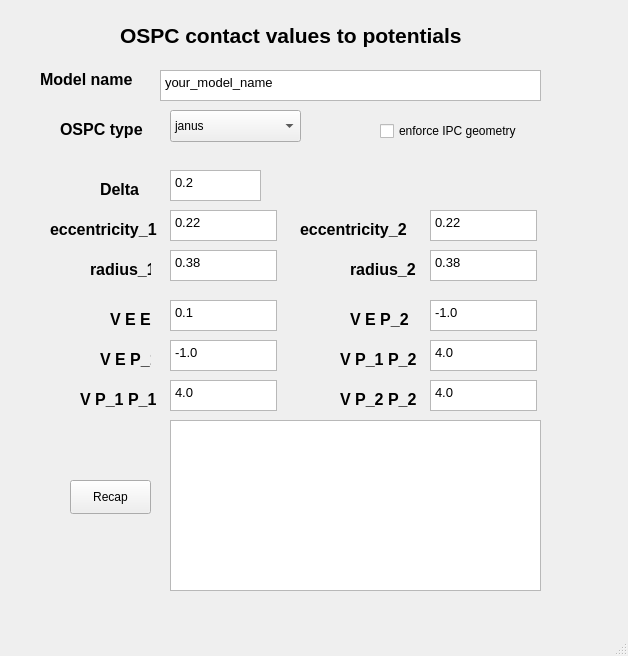
<?xml version="1.0" encoding="UTF-8"?>
<ui version="4.0">
 <class>MainWindow</class>
 <widget class="QMainWindow" name="MainWindow">
  <property name="geometry">
   <rect>
    <x>0</x>
    <y>0</y>
    <width>628</width>
    <height>656</height>
   </rect>
  </property>
  <property name="windowTitle">
   <string>OSPC GUI from contact values to potentials</string>
  </property>
  <widget class="QWidget" name="centralwidget">
   <widget class="QLabel" name="title_label">
    <property name="geometry">
     <rect>
      <x>120</x>
      <y>20</y>
      <width>401</width>
      <height>31</height>
     </rect>
    </property>
    <property name="font">
     <font>
      <pointsize>16</pointsize>
      <weight>75</weight>
      <bold>true</bold>
     </font>
    </property>
    <property name="text">
     <string>OSPC contact values to potentials</string>
    </property>
   </widget>
   <widget class="QLabel" name="model_tag">
    <property name="geometry">
     <rect>
      <x>40</x>
      <y>70</y>
      <width>121</width>
      <height>19</height>
     </rect>
    </property>
    <property name="font">
     <font>
      <pointsize>12</pointsize>
      <weight>75</weight>
      <bold>true</bold>
     </font>
    </property>
    <property name="text">
     <string>Model name</string>
    </property>
   </widget>
   <widget class="QTextEdit" name="model_box">
    <property name="geometry">
     <rect>
      <x>160</x>
      <y>70</y>
      <width>381</width>
      <height>31</height>
     </rect>
    </property>
    <property name="html">
     <string>&lt;!DOCTYPE HTML PUBLIC &quot;-//W3C//DTD HTML 4.0//EN&quot; &quot;http://www.w3.org/TR/REC-html40/strict.dtd&quot;&gt;
&lt;html&gt;&lt;head&gt;&lt;meta name=&quot;qrichtext&quot; content=&quot;1&quot; /&gt;&lt;style type=&quot;text/css&quot;&gt;
p, li { white-space: pre-wrap; }
&lt;/style&gt;&lt;/head&gt;&lt;body style=&quot; font-family:'Noto Sans'; font-size:10pt; font-weight:400; font-style:normal;&quot;&gt;
&lt;p style=&quot; margin-top:0px; margin-bottom:0px; margin-left:0px; margin-right:0px; -qt-block-indent:0; text-indent:0px;&quot;&gt;your_model_name&lt;/p&gt;&lt;/body&gt;&lt;/html&gt;</string>
    </property>
   </widget>
   <widget class="QLabel" name="delta_tag">
    <property name="geometry">
     <rect>
      <x>100</x>
      <y>180</y>
      <width>51</width>
      <height>19</height>
     </rect>
    </property>
    <property name="font">
     <font>
      <pointsize>12</pointsize>
      <weight>75</weight>
      <bold>true</bold>
     </font>
    </property>
    <property name="text">
     <string>Delta</string>
    </property>
   </widget>
   <widget class="QTextEdit" name="delta_box">
    <property name="geometry">
     <rect>
      <x>170</x>
      <y>170</y>
      <width>91</width>
      <height>31</height>
     </rect>
    </property>
    <property name="html">
     <string>&lt;!DOCTYPE HTML PUBLIC &quot;-//W3C//DTD HTML 4.0//EN&quot; &quot;http://www.w3.org/TR/REC-html40/strict.dtd&quot;&gt;
&lt;html&gt;&lt;head&gt;&lt;meta name=&quot;qrichtext&quot; content=&quot;1&quot; /&gt;&lt;style type=&quot;text/css&quot;&gt;
p, li { white-space: pre-wrap; }
&lt;/style&gt;&lt;/head&gt;&lt;body style=&quot; font-family:'Noto Sans'; font-size:10pt; font-weight:400; font-style:normal;&quot;&gt;
&lt;p style=&quot; margin-top:0px; margin-bottom:0px; margin-left:0px; margin-right:0px; -qt-block-indent:0; text-indent:0px;&quot;&gt;0.2&lt;/p&gt;&lt;/body&gt;&lt;/html&gt;</string>
    </property>
   </widget>
   <widget class="QLabel" name="ecc1_tag">
    <property name="geometry">
     <rect>
      <x>50</x>
      <y>220</y>
      <width>121</width>
      <height>19</height>
     </rect>
    </property>
    <property name="font">
     <font>
      <pointsize>12</pointsize>
      <weight>75</weight>
      <bold>true</bold>
     </font>
    </property>
    <property name="text">
     <string>eccentricity_1</string>
    </property>
   </widget>
   <widget class="QLabel" name="ecc2_tag">
    <property name="geometry">
     <rect>
      <x>300</x>
      <y>220</y>
      <width>121</width>
      <height>19</height>
     </rect>
    </property>
    <property name="font">
     <font>
      <pointsize>12</pointsize>
      <weight>75</weight>
      <bold>true</bold>
     </font>
    </property>
    <property name="text">
     <string>eccentricity_2</string>
    </property>
   </widget>
   <widget class="QLabel" name="rad1_tag">
    <property name="geometry">
     <rect>
      <x>90</x>
      <y>260</y>
      <width>61</width>
      <height>19</height>
     </rect>
    </property>
    <property name="font">
     <font>
      <pointsize>12</pointsize>
      <weight>75</weight>
      <bold>true</bold>
     </font>
    </property>
    <property name="text">
     <string>radius_1</string>
    </property>
   </widget>
   <widget class="QLabel" name="rad2_tag">
    <property name="geometry">
     <rect>
      <x>350</x>
      <y>260</y>
      <width>71</width>
      <height>19</height>
     </rect>
    </property>
    <property name="font">
     <font>
      <pointsize>12</pointsize>
      <weight>75</weight>
      <bold>true</bold>
     </font>
    </property>
    <property name="text">
     <string>radius_2</string>
    </property>
   </widget>
   <widget class="QTextEdit" name="ecc1_box">
    <property name="geometry">
     <rect>
      <x>170</x>
      <y>210</y>
      <width>107</width>
      <height>31</height>
     </rect>
    </property>
    <property name="html">
     <string>&lt;!DOCTYPE HTML PUBLIC &quot;-//W3C//DTD HTML 4.0//EN&quot; &quot;http://www.w3.org/TR/REC-html40/strict.dtd&quot;&gt;
&lt;html&gt;&lt;head&gt;&lt;meta name=&quot;qrichtext&quot; content=&quot;1&quot; /&gt;&lt;style type=&quot;text/css&quot;&gt;
p, li { white-space: pre-wrap; }
&lt;/style&gt;&lt;/head&gt;&lt;body style=&quot; font-family:'Noto Sans'; font-size:10pt; font-weight:400; font-style:normal;&quot;&gt;
&lt;p style=&quot; margin-top:0px; margin-bottom:0px; margin-left:0px; margin-right:0px; -qt-block-indent:0; text-indent:0px;&quot;&gt;0.22&lt;/p&gt;&lt;/body&gt;&lt;/html&gt;</string>
    </property>
   </widget>
   <widget class="QTextEdit" name="ecc2_box">
    <property name="geometry">
     <rect>
      <x>430</x>
      <y>250</y>
      <width>107</width>
      <height>31</height>
     </rect>
    </property>
    <property name="html">
     <string>&lt;!DOCTYPE HTML PUBLIC &quot;-//W3C//DTD HTML 4.0//EN&quot; &quot;http://www.w3.org/TR/REC-html40/strict.dtd&quot;&gt;
&lt;html&gt;&lt;head&gt;&lt;meta name=&quot;qrichtext&quot; content=&quot;1&quot; /&gt;&lt;style type=&quot;text/css&quot;&gt;
p, li { white-space: pre-wrap; }
&lt;/style&gt;&lt;/head&gt;&lt;body style=&quot; font-family:'Noto Sans'; font-size:10pt; font-weight:400; font-style:normal;&quot;&gt;
&lt;p style=&quot; margin-top:0px; margin-bottom:0px; margin-left:0px; margin-right:0px; -qt-block-indent:0; text-indent:0px;&quot;&gt;0.38&lt;/p&gt;&lt;/body&gt;&lt;/html&gt;</string>
    </property>
   </widget>
   <widget class="QTextEdit" name="rad1_box">
    <property name="geometry">
     <rect>
      <x>170</x>
      <y>250</y>
      <width>107</width>
      <height>31</height>
     </rect>
    </property>
    <property name="html">
     <string>&lt;!DOCTYPE HTML PUBLIC &quot;-//W3C//DTD HTML 4.0//EN&quot; &quot;http://www.w3.org/TR/REC-html40/strict.dtd&quot;&gt;
&lt;html&gt;&lt;head&gt;&lt;meta name=&quot;qrichtext&quot; content=&quot;1&quot; /&gt;&lt;style type=&quot;text/css&quot;&gt;
p, li { white-space: pre-wrap; }
&lt;/style&gt;&lt;/head&gt;&lt;body style=&quot; font-family:'Noto Sans'; font-size:10pt; font-weight:400; font-style:normal;&quot;&gt;
&lt;p style=&quot; margin-top:0px; margin-bottom:0px; margin-left:0px; margin-right:0px; -qt-block-indent:0; text-indent:0px;&quot;&gt;0.38&lt;/p&gt;&lt;/body&gt;&lt;/html&gt;</string>
    </property>
   </widget>
   <widget class="QTextEdit" name="rad2_box">
    <property name="geometry">
     <rect>
      <x>430</x>
      <y>210</y>
      <width>107</width>
      <height>31</height>
     </rect>
    </property>
    <property name="html">
     <string>&lt;!DOCTYPE HTML PUBLIC &quot;-//W3C//DTD HTML 4.0//EN&quot; &quot;http://www.w3.org/TR/REC-html40/strict.dtd&quot;&gt;
&lt;html&gt;&lt;head&gt;&lt;meta name=&quot;qrichtext&quot; content=&quot;1&quot; /&gt;&lt;style type=&quot;text/css&quot;&gt;
p, li { white-space: pre-wrap; }
&lt;/style&gt;&lt;/head&gt;&lt;body style=&quot; font-family:'Noto Sans'; font-size:10pt; font-weight:400; font-style:normal;&quot;&gt;
&lt;p style=&quot; margin-top:0px; margin-bottom:0px; margin-left:0px; margin-right:0px; -qt-block-indent:0; text-indent:0px;&quot;&gt;0.22&lt;/p&gt;&lt;/body&gt;&lt;/html&gt;</string>
    </property>
   </widget>
   <widget class="QLabel" name="vee_tag">
    <property name="geometry">
     <rect>
      <x>110</x>
      <y>310</y>
      <width>51</width>
      <height>19</height>
     </rect>
    </property>
    <property name="font">
     <font>
      <pointsize>12</pointsize>
      <weight>75</weight>
      <bold>true</bold>
     </font>
    </property>
    <property name="text">
     <string>V E E</string>
    </property>
   </widget>
   <widget class="QLabel" name="vep1_tag">
    <property name="geometry">
     <rect>
      <x>100</x>
      <y>350</y>
      <width>51</width>
      <height>19</height>
     </rect>
    </property>
    <property name="font">
     <font>
      <pointsize>12</pointsize>
      <weight>75</weight>
      <bold>true</bold>
     </font>
    </property>
    <property name="text">
     <string>V E P_1</string>
    </property>
   </widget>
   <widget class="QLabel" name="vp1p1_tag">
    <property name="geometry">
     <rect>
      <x>80</x>
      <y>390</y>
      <width>91</width>
      <height>19</height>
     </rect>
    </property>
    <property name="font">
     <font>
      <pointsize>12</pointsize>
      <weight>75</weight>
      <bold>true</bold>
     </font>
    </property>
    <property name="text">
     <string>V P_1 P_1</string>
    </property>
   </widget>
   <widget class="QLabel" name="vp1p2_tag">
    <property name="geometry">
     <rect>
      <x>340</x>
      <y>350</y>
      <width>91</width>
      <height>19</height>
     </rect>
    </property>
    <property name="font">
     <font>
      <pointsize>12</pointsize>
      <weight>75</weight>
      <bold>true</bold>
     </font>
    </property>
    <property name="text">
     <string>V P_1 P_2</string>
    </property>
   </widget>
   <widget class="QLabel" name="vp2p2_tag">
    <property name="geometry">
     <rect>
      <x>340</x>
      <y>390</y>
      <width>91</width>
      <height>19</height>
     </rect>
    </property>
    <property name="font">
     <font>
      <pointsize>12</pointsize>
      <weight>75</weight>
      <bold>true</bold>
     </font>
    </property>
    <property name="text">
     <string>V P_2 P_2</string>
    </property>
   </widget>
   <widget class="QLabel" name="vep2_tag">
    <property name="geometry">
     <rect>
      <x>350</x>
      <y>310</y>
      <width>71</width>
      <height>19</height>
     </rect>
    </property>
    <property name="font">
     <font>
      <pointsize>12</pointsize>
      <weight>75</weight>
      <bold>true</bold>
     </font>
    </property>
    <property name="text">
     <string>V E P_2</string>
    </property>
   </widget>
   <widget class="QTextEdit" name="vee_box">
    <property name="geometry">
     <rect>
      <x>170</x>
      <y>300</y>
      <width>107</width>
      <height>31</height>
     </rect>
    </property>
    <property name="html">
     <string>&lt;!DOCTYPE HTML PUBLIC &quot;-//W3C//DTD HTML 4.0//EN&quot; &quot;http://www.w3.org/TR/REC-html40/strict.dtd&quot;&gt;
&lt;html&gt;&lt;head&gt;&lt;meta name=&quot;qrichtext&quot; content=&quot;1&quot; /&gt;&lt;style type=&quot;text/css&quot;&gt;
p, li { white-space: pre-wrap; }
&lt;/style&gt;&lt;/head&gt;&lt;body style=&quot; font-family:'Noto Sans'; font-size:10pt; font-weight:400; font-style:normal;&quot;&gt;
&lt;p style=&quot; margin-top:0px; margin-bottom:0px; margin-left:0px; margin-right:0px; -qt-block-indent:0; text-indent:0px;&quot;&gt;0.1&lt;/p&gt;&lt;/body&gt;&lt;/html&gt;</string>
    </property>
   </widget>
   <widget class="QTextEdit" name="vep1_box">
    <property name="geometry">
     <rect>
      <x>170</x>
      <y>340</y>
      <width>107</width>
      <height>31</height>
     </rect>
    </property>
    <property name="html">
     <string>&lt;!DOCTYPE HTML PUBLIC &quot;-//W3C//DTD HTML 4.0//EN&quot; &quot;http://www.w3.org/TR/REC-html40/strict.dtd&quot;&gt;
&lt;html&gt;&lt;head&gt;&lt;meta name=&quot;qrichtext&quot; content=&quot;1&quot; /&gt;&lt;style type=&quot;text/css&quot;&gt;
p, li { white-space: pre-wrap; }
&lt;/style&gt;&lt;/head&gt;&lt;body style=&quot; font-family:'Noto Sans'; font-size:10pt; font-weight:400; font-style:normal;&quot;&gt;
&lt;p style=&quot; margin-top:0px; margin-bottom:0px; margin-left:0px; margin-right:0px; -qt-block-indent:0; text-indent:0px;&quot;&gt;-1.0&lt;/p&gt;&lt;/body&gt;&lt;/html&gt;</string>
    </property>
   </widget>
   <widget class="QTextEdit" name="vp1p1_box">
    <property name="geometry">
     <rect>
      <x>170</x>
      <y>380</y>
      <width>107</width>
      <height>31</height>
     </rect>
    </property>
    <property name="html">
     <string>&lt;!DOCTYPE HTML PUBLIC &quot;-//W3C//DTD HTML 4.0//EN&quot; &quot;http://www.w3.org/TR/REC-html40/strict.dtd&quot;&gt;
&lt;html&gt;&lt;head&gt;&lt;meta name=&quot;qrichtext&quot; content=&quot;1&quot; /&gt;&lt;style type=&quot;text/css&quot;&gt;
p, li { white-space: pre-wrap; }
&lt;/style&gt;&lt;/head&gt;&lt;body style=&quot; font-family:'Noto Sans'; font-size:10pt; font-weight:400; font-style:normal;&quot;&gt;
&lt;p style=&quot; margin-top:0px; margin-bottom:0px; margin-left:0px; margin-right:0px; -qt-block-indent:0; text-indent:0px;&quot;&gt;4.0&lt;/p&gt;&lt;/body&gt;&lt;/html&gt;</string>
    </property>
   </widget>
   <widget class="QTextEdit" name="vep2_box">
    <property name="geometry">
     <rect>
      <x>430</x>
      <y>300</y>
      <width>107</width>
      <height>31</height>
     </rect>
    </property>
    <property name="html">
     <string>&lt;!DOCTYPE HTML PUBLIC &quot;-//W3C//DTD HTML 4.0//EN&quot; &quot;http://www.w3.org/TR/REC-html40/strict.dtd&quot;&gt;
&lt;html&gt;&lt;head&gt;&lt;meta name=&quot;qrichtext&quot; content=&quot;1&quot; /&gt;&lt;style type=&quot;text/css&quot;&gt;
p, li { white-space: pre-wrap; }
&lt;/style&gt;&lt;/head&gt;&lt;body style=&quot; font-family:'Noto Sans'; font-size:10pt; font-weight:400; font-style:normal;&quot;&gt;
&lt;p style=&quot; margin-top:0px; margin-bottom:0px; margin-left:0px; margin-right:0px; -qt-block-indent:0; text-indent:0px;&quot;&gt;-1.0&lt;/p&gt;&lt;/body&gt;&lt;/html&gt;</string>
    </property>
   </widget>
   <widget class="QTextEdit" name="vp1p2_box">
    <property name="geometry">
     <rect>
      <x>430</x>
      <y>340</y>
      <width>107</width>
      <height>31</height>
     </rect>
    </property>
    <property name="html">
     <string>&lt;!DOCTYPE HTML PUBLIC &quot;-//W3C//DTD HTML 4.0//EN&quot; &quot;http://www.w3.org/TR/REC-html40/strict.dtd&quot;&gt;
&lt;html&gt;&lt;head&gt;&lt;meta name=&quot;qrichtext&quot; content=&quot;1&quot; /&gt;&lt;style type=&quot;text/css&quot;&gt;
p, li { white-space: pre-wrap; }
&lt;/style&gt;&lt;/head&gt;&lt;body style=&quot; font-family:'Noto Sans'; font-size:10pt; font-weight:400; font-style:normal;&quot;&gt;
&lt;p style=&quot; margin-top:0px; margin-bottom:0px; margin-left:0px; margin-right:0px; -qt-block-indent:0; text-indent:0px;&quot;&gt;4.0&lt;/p&gt;&lt;/body&gt;&lt;/html&gt;</string>
    </property>
   </widget>
   <widget class="QTextEdit" name="vp2p2_box">
    <property name="geometry">
     <rect>
      <x>430</x>
      <y>380</y>
      <width>107</width>
      <height>31</height>
     </rect>
    </property>
    <property name="html">
     <string>&lt;!DOCTYPE HTML PUBLIC &quot;-//W3C//DTD HTML 4.0//EN&quot; &quot;http://www.w3.org/TR/REC-html40/strict.dtd&quot;&gt;
&lt;html&gt;&lt;head&gt;&lt;meta name=&quot;qrichtext&quot; content=&quot;1&quot; /&gt;&lt;style type=&quot;text/css&quot;&gt;
p, li { white-space: pre-wrap; }
&lt;/style&gt;&lt;/head&gt;&lt;body style=&quot; font-family:'Noto Sans'; font-size:10pt; font-weight:400; font-style:normal;&quot;&gt;
&lt;p style=&quot; margin-top:0px; margin-bottom:0px; margin-left:0px; margin-right:0px; -qt-block-indent:0; text-indent:0px;&quot;&gt;4.0&lt;/p&gt;&lt;/body&gt;&lt;/html&gt;</string>
    </property>
   </widget>
   <widget class="QPushButton" name="execute_button">
    <property name="geometry">
     <rect>
      <x>70</x>
      <y>480</y>
      <width>81</width>
      <height>34</height>
     </rect>
    </property>
    <property name="text">
     <string>Recap</string>
    </property>
   </widget>
   <widget class="QLabel" name="ospc_tag">
    <property name="geometry">
     <rect>
      <x>60</x>
      <y>120</y>
      <width>91</width>
      <height>19</height>
     </rect>
    </property>
    <property name="font">
     <font>
      <pointsize>12</pointsize>
      <weight>75</weight>
      <bold>true</bold>
     </font>
    </property>
    <property name="text">
     <string>OSPC type</string>
    </property>
   </widget>
   <widget class="QCheckBox" name="ipc_box">
    <property name="geometry">
     <rect>
      <x>380</x>
      <y>120</y>
      <width>171</width>
      <height>22</height>
     </rect>
    </property>
    <property name="text">
     <string>enforce IPC geometry</string>
    </property>
   </widget>
   <widget class="QComboBox" name="ospc_box">
    <property name="geometry">
     <rect>
      <x>170</x>
      <y>110</y>
      <width>131</width>
      <height>32</height>
     </rect>
    </property>
    <item>
     <property name="text">
      <string>janus</string>
     </property>
    </item>
    <item>
     <property name="text">
      <string>symmetric</string>
     </property>
    </item>
    <item>
     <property name="text">
      <string>asymmetric</string>
     </property>
    </item>
   </widget>
   <widget class="QTextBrowser" name="execute_window">
    <property name="geometry">
     <rect>
      <x>170</x>
      <y>420</y>
      <width>371</width>
      <height>171</height>
     </rect>
    </property>
   </widget>
  </widget>
  <widget class="QMenuBar" name="menubar">
   <property name="geometry">
    <rect>
     <x>0</x>
     <y>0</y>
     <width>628</width>
     <height>30</height>
    </rect>
   </property>
  </widget>
  <widget class="QStatusBar" name="statusbar"/>
 </widget>
 <resources/>
 <connections/>
</ui>
